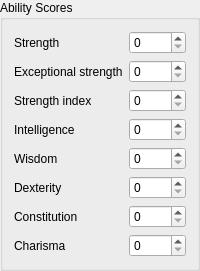
                 <widget class="QGroupBox" name="box_abilities">
                  <property name="title">
                   <string>Ability Scores</string>
                  </property>
                  <layout class="QFormLayout" name="form_abilities">
                   <item row="0" column="0">
                    <widget class="QLabel" name="label_strength">
                     <property name="text">
                      <string>Strength</string>
                     </property>
                    </widget>
                   </item>
                   <item row="0" column="1">
                    <widget class="QSpinBox" name="field_strength">
                     <property name="minimum">
                      <number>0</number>
                     </property>
                     <property name="maximum">
                      <number>255</number>
                     </property>
                    </widget>
                   </item>
                   <item row="1" column="0">
                    <widget class="QLabel" name="label_exceptional_strength">
                     <property name="text">
                      <string>Exceptional strength</string>
                     </property>
                    </widget>
                   </item>
                   <item row="1" column="1">
                    <widget class="QSpinBox" name="field_exceptional_strength">
                     <property name="minimum">
                      <number>0</number>
                     </property>
                     <property name="maximum">
                      <number>255</number>
                     </property>
                    </widget>
                   </item>
                   <item row="2" column="0">
                    <widget class="QLabel" name="label_strength_index">
                     <property name="text">
                      <string>Strength index</string>
                     </property>
                    </widget>
                   </item>
                   <item row="2" column="1">
                    <widget class="QSpinBox" name="field_strength_index">
                     <property name="minimum">
                      <number>0</number>
                     </property>
                     <property name="maximum">
                      <number>255</number>
                     </property>
                    </widget>
                   </item>
                   <item row="3" column="0">
                    <widget class="QLabel" name="label_intelligence">
                     <property name="text">
                      <string>Intelligence</string>
                     </property>
                    </widget>
                   </item>
                   <item row="3" column="1">
                    <widget class="QSpinBox" name="field_intelligence">
                     <property name="minimum">
                      <number>0</number>
                     </property>
                     <property name="maximum">
                      <number>255</number>
                     </property>
                    </widget>
                   </item>
                   <item row="4" column="0">
                    <widget class="QLabel" name="label_wisdom">
                     <property name="text">
                      <string>Wisdom</string>
                     </property>
                    </widget>
                   </item>
                   <item row="4" column="1">
                    <widget class="QSpinBox" name="field_wisdom">
                     <property name="minimum">
                      <number>0</number>
                     </property>
                     <property name="maximum">
                      <number>255</number>
                     </property>
                    </widget>
                   </item>
                   <item row="5" column="0">
                    <widget class="QLabel" name="label_dexterity">
                     <property name="text">
                      <string>Dexterity</string>
                     </property>
                    </widget>
                   </item>
                   <item row="5" column="1">
                    <widget class="QSpinBox" name="field_dexterity">
                     <property name="minimum">
                      <number>0</number>
                     </property>
                     <property name="maximum">
                      <number>255</number>
                     </property>
                    </widget>
                   </item>
                   <item row="6" column="0">
                    <widget class="QLabel" name="label_constitution">
                     <property name="text">
                      <string>Constitution</string>
                     </property>
                    </widget>
                   </item>
                   <item row="6" column="1">
                    <widget class="QSpinBox" name="field_constitution">
                     <property name="minimum">
                      <number>0</number>
                     </property>
                     <property name="maximum">
                      <number>255</number>
                     </property>
                    </widget>
                   </item>
                   <item row="7" column="0">
                    <widget class="QLabel" name="label_charisma">
                     <property name="text">
                      <string>Charisma</string>
                     </property>
                    </widget>
                   </item>
                   <item row="7" column="1">
                    <widget class="QSpinBox" name="field_charisma">
                     <property name="minimum">
                      <number>0</number>
                     </property>
                     <property name="maximum">
                      <number>255</number>
                     </property>
                    </widget>
                   </item>
                  </layout>
                 </widget>
